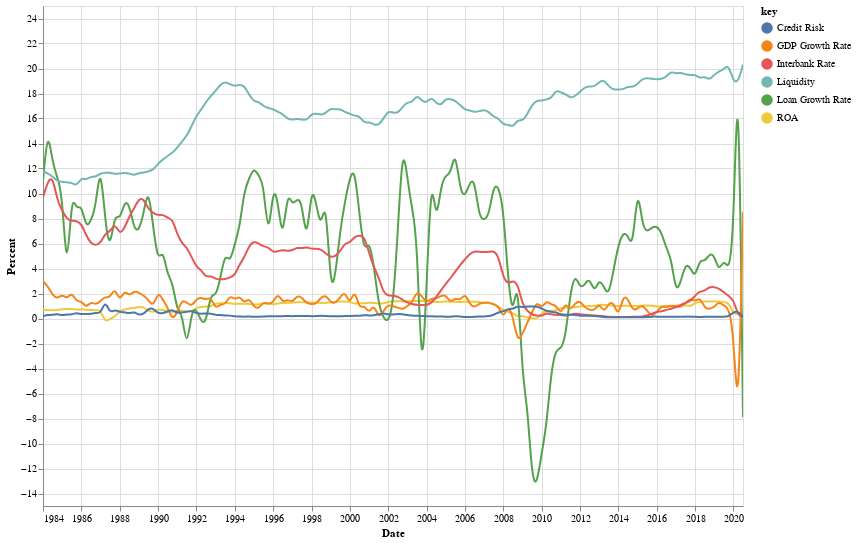

Here is the notebook cell this chart was saved with:
### Markdown cell above
- Convert rate variables to percentages in new dataframe for ease of visibility in plots.

### Code cell
'''Code is adapted from:
https://altair-viz.github.io/gallery/multiline_tooltip.html
https://stackoverflow.com/questions/60354652/pandas-time-series-specific-operations-in-altair'''

# Create a selection that chooses the nearest point & selects based on x-value
nearest = alt.selection(type='single', nearest=True, on='mouseover',
                        fields=['Date'], empty='none')

# The basic line
line = alt.Chart(df_p).mark_line(interpolate='basis').transform_fold(
    ['ROA', 'Loan Growth Rate', 'GDP Growth Rate', 'Interbank Rate', 'Liquidity', 'Credit Risk'],
).encode(
    x='Date:T',
    y=alt.Y('sum(value):Q', title='Percent'),
    color='key:N'
)

# Transparent selectors across the chart
# The x-value of the cursor
selectors = alt.Chart(df_p).mark_point().encode(
    x='Date:T',
    opacity=alt.value(0),
).add_selection(
    nearest
)

# Draw points on the line, and highlight based on selection
points = line.mark_point().encode(
    opacity=alt.condition(nearest, alt.value(1), alt.value(0))
)

# Draw text labels near the points, and highlight based on selection
text = line.mark_text(align='left', dx=5, dy=-5).encode(
    text=alt.condition(nearest, 'sum(value):Q', alt.value(' '))
)

# Draw a rule at the location of the selection
rules = alt.Chart(df_p).mark_rule(color='gray').encode(
    x='Date:T',
).transform_filter(
    nearest
)

# Put the five layers into a chart and bind the data
alt.layer(
    line, selectors, points, rules, text
).properties(
    width=700, height=500
).interactive()  # allows to zoom in

### Figure 1 — Vega-Lite specification as saved in the notebook (floating-point values rounded to 4 significant figures; data arrays with more than 128 entries replaced by an {"elided": "..."} marker saying what was removed)
{"config": {"view": {"continuousWidth": 400, "continuousHeight": 300}}, "layer": [{"mark": {"type": "line", "interpolate": "basis"}, "encoding": {"color": {"field": "key", "type": "nominal"}, "x": {"field": "Date", "type": "temporal"}, "y": {"aggregate": "sum", "field": "value", "title": "Percent", "type": "quantitative"}}, "selection": {"selector002": {"type": "interval", "bind": "scales", "encodings": ["x", "y"]}}, "transform": [{"fold": ["ROA", "Loan Growth Rate", "GDP Growth Rate", "Interbank Rate", "Liquidity", "Credit Risk"]}]}, {"mark": "point", "encoding": {"opacity": {"value": 0}, "x": {"field": "Date", "type": "temporal"}}, "selection": {"selector001": {"type": "single", "nearest": true, "on": "mouseover", "fields": ["Date"], "empty": "none"}}}, {"mark": "point", "encoding": {"color": {"field": "key", "type": "nominal"}, "opacity": {"condition": {"value": 1, "selection": "selector001"}, "value": 0}, "x": {"field": "Date", "type": "temporal"}, "y": {"aggregate": "sum", "field": "value", "title": "Percent", "type": "quantitative"}}, "transform": [{"fold": ["ROA", "Loan Growth Rate", "GDP Growth Rate", "Interbank Rate", "Liquidity", "Credit Risk"]}]}, {"mark": {"type": "rule", "color": "gray"}, "encoding": {"x": {"field": "Date", "type": "temporal"}}, "transform": [{"filter": {"selection": "selector001"}}]}, {"mark": {"type": "text", "align": "left", "dx": 5, "dy": -5}, "encoding": {"color": {"field": "key", "type": "nominal"}, "text": {"condition": {"aggregate": "sum", "field": "value", "type": "quantitative", "selection": "selector001"}, "value": " "}, "x": {"field": "Date", "type": "temporal"}, "y": {"aggregate": "sum", "field": "value", "title": "Percent", "type": "quantitative"}}, "transform": [{"fold": ["ROA", "Loan Growth Rate", "GDP Growth Rate", "Interbank Rate", "Liquidity", "Credit Risk"]}]}], "data": {"name": "data-1c90baa103fbc68e1ec47d279d846c6c"}, "height": 500, "width": 700, "$schema": "https://vega.github.io/schema/vega-lite/v4.17.0.json", "datasets": {"data-1c90baa103fbc68e1ec47d279d846c6c": {"elided": "147 records"}}}
